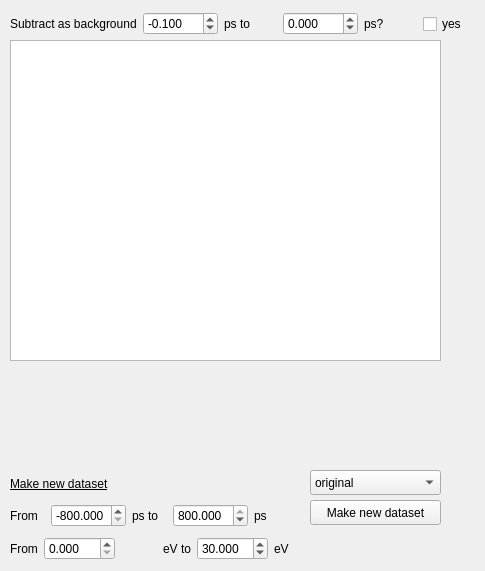
      <widget class="QWidget" name="tab_11">
       <attribute name="title">
        <string>TRPES</string>
       </attribute>
       <widget class="GraphicsLayoutWidget" name="viewer_global_orig_TRPES_bidir">
        <property name="geometry">
         <rect>
          <x>10</x>
          <y>40</y>
          <width>431</width>
          <height>321</height>
         </rect>
        </property>
        <property name="toolTip">
         <string>Scroll pour zoom, 
click on 'A' in the lower-left corner to get back
 Dragging the lines of the colobar on the right changes the z-scale
Right Mouse-click for more options (e.g. log-scale of the time-axis)</string>
        </property>
       </widget>
       <widget class="QWidget" name="layoutWidget_29">
        <property name="geometry">
         <rect>
          <x>10</x>
          <y>10</y>
          <width>466</width>
          <height>28</height>
         </rect>
        </property>
        <layout class="QHBoxLayout" name="horizontalLayout_104">
         <item>
          <widget class="QLabel" name="label_67">
           <property name="text">
            <string>Subtract as background</string>
           </property>
          </widget>
         </item>
         <item>
          <widget class="QDoubleSpinBox" name="doubleSpinBox_global_bg_subtract_from_bidir">
           <property name="decimals">
            <number>3</number>
           </property>
           <property name="minimum">
            <double>-500.000000000000000</double>
           </property>
           <property name="maximum">
            <double>500.000000000000000</double>
           </property>
           <property name="value">
            <double>-0.100000000000000</double>
           </property>
          </widget>
         </item>
         <item>
          <widget class="QLabel" name="label_90">
           <property name="text">
            <string>ps to</string>
           </property>
          </widget>
         </item>
         <item>
          <widget class="QDoubleSpinBox" name="doubleSpinBox_global_bg_subtract_to_bidir">
           <property name="decimals">
            <number>3</number>
           </property>
           <property name="minimum">
            <double>-500.000000000000000</double>
           </property>
           <property name="maximum">
            <double>500.000000000000000</double>
           </property>
           <property name="value">
            <double>0.000000000000000</double>
           </property>
          </widget>
         </item>
         <item>
          <widget class="QLabel" name="label_91">
           <property name="text">
            <string>ps?</string>
           </property>
          </widget>
         </item>
         <item>
          <widget class="QCheckBox" name="checkBox_global_subtract_background_bidir">
           <property name="text">
            <string>yes</string>
           </property>
          </widget>
         </item>
        </layout>
       </widget>
       <widget class="QComboBox" name="comboBox_global_bidir_TRPES_which">
        <property name="geometry">
         <rect>
          <x>310</x>
          <y>470</y>
          <width>131</width>
          <height>25</height>
         </rect>
        </property>
        <item>
         <property name="text">
          <string>original</string>
         </property>
        </item>
       </widget>
       <widget class="QPushButton" name="pushButton_global_bidir_make_new_dataset">
        <property name="geometry">
         <rect>
          <x>310</x>
          <y>500</y>
          <width>131</width>
          <height>25</height>
         </rect>
        </property>
        <property name="text">
         <string>Make new dataset</string>
        </property>
       </widget>
       <widget class="QWidget" name="layoutWidget">
        <property name="geometry">
         <rect>
          <x>10</x>
          <y>470</y>
          <width>279</width>
          <height>92</height>
         </rect>
        </property>
        <layout class="QVBoxLayout" name="verticalLayout_21">
         <item>
          <layout class="QHBoxLayout" name="horizontalLayout_107">
           <item>
            <widget class="QLabel" name="label_92">
             <property name="font">
              <font>
               <underline>true</underline>
              </font>
             </property>
             <property name="text">
              <string>Make new dataset</string>
             </property>
            </widget>
           </item>
           <item>
            <spacer name="horizontalSpacer_29">
             <property name="orientation">
              <enum>Qt::Horizontal</enum>
             </property>
             <property name="sizeHint" stdset="0">
              <size>
               <width>40</width>
               <height>20</height>
              </size>
             </property>
            </spacer>
           </item>
          </layout>
         </item>
         <item>
          <layout class="QHBoxLayout" name="horizontalLayout_105">
           <item>
            <widget class="QLabel" name="label_93">
             <property name="text">
              <string>From</string>
             </property>
            </widget>
           </item>
           <item>
            <widget class="QDoubleSpinBox" name="doubleSpinBox_global_bidir_dataset_time_min">
             <property name="decimals">
              <number>3</number>
             </property>
             <property name="minimum">
              <double>-800.000000000000000</double>
             </property>
             <property name="maximum">
              <double>800.000000000000000</double>
             </property>
             <property name="value">
              <double>-800.000000000000000</double>
             </property>
            </widget>
           </item>
           <item>
            <widget class="QLabel" name="label_94">
             <property name="text">
              <string>ps to</string>
             </property>
            </widget>
           </item>
           <item>
            <widget class="QDoubleSpinBox" name="doubleSpinBox_global_bidir_dataset_time_max">
             <property name="decimals">
              <number>3</number>
             </property>
             <property name="minimum">
              <double>-800.000000000000000</double>
             </property>
             <property name="maximum">
              <double>800.000000000000000</double>
             </property>
             <property name="value">
              <double>800.000000000000000</double>
             </property>
            </widget>
           </item>
           <item>
            <widget class="QLabel" name="label_95">
             <property name="text">
              <string>ps</string>
             </property>
            </widget>
           </item>
          </layout>
         </item>
         <item>
          <layout class="QHBoxLayout" name="horizontalLayout_106">
           <item>
            <widget class="QLabel" name="label_96">
             <property name="text">
              <string>From</string>
             </property>
            </widget>
           </item>
           <item>
            <widget class="QDoubleSpinBox" name="doubleSpinBox_global_bidir_dataset_eV_min">
             <property name="decimals">
              <number>3</number>
             </property>
             <property name="minimum">
              <double>0.000000000000000</double>
             </property>
             <property name="maximum">
              <double>500.000000000000000</double>
             </property>
             <property name="value">
              <double>0.000000000000000</double>
             </property>
            </widget>
           </item>
           <item>
            <spacer name="horizontalSpacer_30">
             <property name="orientation">
              <enum>Qt::Horizontal</enum>
             </property>
             <property name="sizeHint" stdset="0">
              <size>
               <width>40</width>
               <height>20</height>
              </size>
             </property>
            </spacer>
           </item>
           <item>
            <widget class="QLabel" name="label_97">
             <property name="text">
              <string>eV to</string>
             </property>
            </widget>
           </item>
           <item>
            <widget class="QDoubleSpinBox" name="doubleSpinBox_global_bidir_dataset_eV_max">
             <property name="decimals">
              <number>3</number>
             </property>
             <property name="minimum">
              <double>0.000000000000000</double>
             </property>
             <property name="maximum">
              <double>500.000000000000000</double>
             </property>
             <property name="value">
              <double>30.000000000000000</double>
             </property>
            </widget>
           </item>
           <item>
            <widget class="QLabel" name="label_98">
             <property name="text">
              <string>eV</string>
             </property>
            </widget>
           </item>
          </layout>
         </item>
        </layout>
       </widget>
      </widget>
